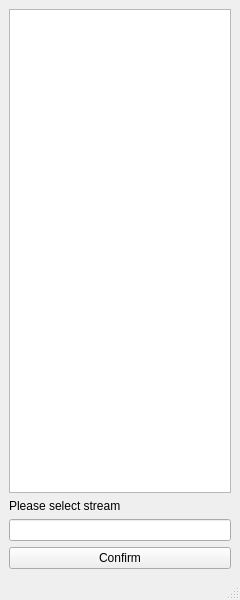
<?xml version="1.0" encoding="UTF-8"?>
<ui version="4.0">
 <class>MainWindow</class>
 <widget class="QMainWindow" name="MainWindow">
  <property name="geometry">
   <rect>
    <x>0</x>
    <y>0</y>
    <width>240</width>
    <height>600</height>
   </rect>
  </property>
  <property name="windowTitle">
   <string>MainWindow</string>
  </property>
  <widget class="QWidget" name="centralwidget">
   <layout class="QVBoxLayout" name="verticalLayout">
    <item>
     <widget class="QTextEdit" name="textEdit_streaminfo"/>
    </item>
    <item>
     <widget class="QLabel" name="label">
      <property name="text">
       <string>Please select stream</string>
      </property>
     </widget>
    </item>
    <item>
     <widget class="QLineEdit" name="lineEdit_stream_selected"/>
    </item>
    <item>
     <widget class="QPushButton" name="pushButton_confirm">
      <property name="text">
       <string>Confirm</string>
      </property>
     </widget>
    </item>
   </layout>
  </widget>
  <widget class="QMenuBar" name="menubar">
   <property name="geometry">
    <rect>
     <x>0</x>
     <y>0</y>
     <width>240</width>
     <height>21</height>
    </rect>
   </property>
  </widget>
  <widget class="QStatusBar" name="statusbar"/>
 </widget>
 <resources/>
 <connections/>
</ui>
